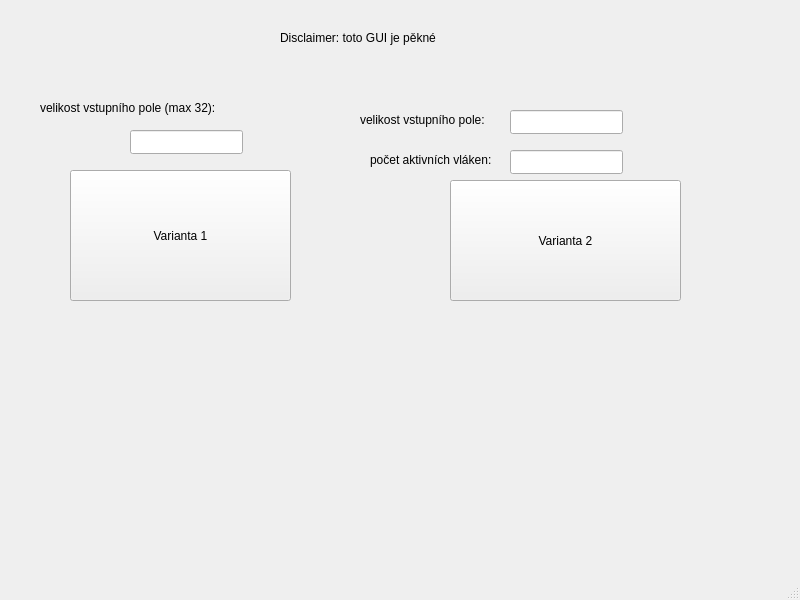
<?xml version="1.0" encoding="UTF-8"?>
<ui version="4.0">
 <class>MainWindow</class>
 <widget class="QMainWindow" name="MainWindow">
  <property name="geometry">
   <rect>
    <x>0</x>
    <y>0</y>
    <width>800</width>
    <height>600</height>
   </rect>
  </property>
  <property name="windowTitle">
   <string>MainWindow</string>
  </property>
  <widget class="QWidget" name="centralwidget">
   <widget class="QPushButton" name="button1">
    <property name="geometry">
     <rect>
      <x>70</x>
      <y>170</y>
      <width>221</width>
      <height>131</height>
     </rect>
    </property>
    <property name="text">
     <string>Varianta 1</string>
    </property>
   </widget>
   <widget class="QPushButton" name="button2">
    <property name="geometry">
     <rect>
      <x>450</x>
      <y>180</y>
      <width>231</width>
      <height>121</height>
     </rect>
    </property>
    <property name="text">
     <string>Varianta 2</string>
    </property>
   </widget>
   <widget class="QLabel" name="label1">
    <property name="geometry">
     <rect>
      <x>110</x>
      <y>350</y>
      <width>161</width>
      <height>16</height>
     </rect>
    </property>
    <property name="text">
     <string/>
    </property>
   </widget>
   <widget class="QLabel" name="label2">
    <property name="geometry">
     <rect>
      <x>510</x>
      <y>350</y>
      <width>161</width>
      <height>20</height>
     </rect>
    </property>
    <property name="text">
     <string/>
    </property>
   </widget>
   <widget class="QLineEdit" name="lineEdit1">
    <property name="geometry">
     <rect>
      <x>130</x>
      <y>130</y>
      <width>113</width>
      <height>24</height>
     </rect>
    </property>
   </widget>
   <widget class="QLineEdit" name="lineEdit_2">
    <property name="geometry">
     <rect>
      <x>510</x>
      <y>110</y>
      <width>113</width>
      <height>24</height>
     </rect>
    </property>
   </widget>
   <widget class="QLineEdit" name="lineEdit_3">
    <property name="geometry">
     <rect>
      <x>510</x>
      <y>150</y>
      <width>113</width>
      <height>24</height>
     </rect>
    </property>
   </widget>
   <widget class="QLabel" name="label">
    <property name="geometry">
     <rect>
      <x>40</x>
      <y>100</y>
      <width>231</width>
      <height>16</height>
     </rect>
    </property>
    <property name="text">
     <string>velikost vstupního pole (max 32):</string>
    </property>
   </widget>
   <widget class="QLabel" name="label_2">
    <property name="geometry">
     <rect>
      <x>360</x>
      <y>110</y>
      <width>141</width>
      <height>20</height>
     </rect>
    </property>
    <property name="text">
     <string>velikost vstupního pole:</string>
    </property>
   </widget>
   <widget class="QLabel" name="label_3">
    <property name="geometry">
     <rect>
      <x>370</x>
      <y>150</y>
      <width>141</width>
      <height>20</height>
     </rect>
    </property>
    <property name="text">
     <string>počet aktivních vláken:</string>
    </property>
   </widget>
   <widget class="QLabel" name="label_4">
    <property name="geometry">
     <rect>
      <x>280</x>
      <y>30</y>
      <width>191</width>
      <height>16</height>
     </rect>
    </property>
    <property name="text">
     <string>Disclaimer: toto GUI je pěkné</string>
    </property>
   </widget>
  </widget>
  <widget class="QMenuBar" name="menubar">
   <property name="geometry">
    <rect>
     <x>0</x>
     <y>0</y>
     <width>800</width>
     <height>25</height>
    </rect>
   </property>
  </widget>
  <widget class="QStatusBar" name="statusbar"/>
 </widget>
 <resources/>
 <connections/>
</ui>
